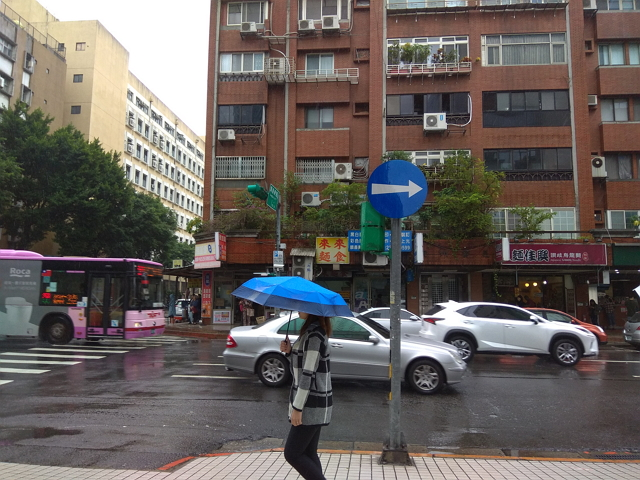
#> input picture _4.python/opencv/opencv_CascadeClassifier/pic_turnR.jpg, 640 x 480 px, given in place of the camera
$ python opencv_CascadeClassifier02a_capture.py
#> lines starting #> are read from the running program, lines starting #| are printed output that depends on the picture
"""

偵測人臉 自動存檔

"""

import os
import cv2

ESC = 27

# 存檔檔名用
index = 1
# 人臉取樣總數
total = 10

target_dir = "images"

# 準備輸出資料夾 若不存在, 則建立
if not os.path.exists(target_dir):
    os.mkdir(target_dir)
    # os.makedirs(target_dir, exist_ok = True)


def saveImage(face_image, index):
    filename = target_dir + "/{:03d}.jpg".format(index)
    cv2.imwrite(filename, face_image)
    print(filename)


# OpenCV 人臉識別分類器
xml_filename = "C:/_git/vcs/_1.data/______test_files1/_material/_face-detection/haarcascades/haarcascade_frontalface_default.xml"
# xml_filename = 'C:/_git/vcs/_1.data/______test_files1/_material/_face-detection/haarcascades/haarcascade_frontalface_alt2.xml'
face_cascade_classifier = cv2.CascadeClassifier(xml_filename)

cap = cv2.VideoCapture(0)
cv2.namedWindow("video", cv2.WINDOW_NORMAL)

cnt = 0
while True:
    ret, frame = cap.read()  # 讀取影像
#> frame is the input picture: shape (480, 640, 3); mean B, G, R 93.4, 96.7, 103.2
    frame = cv2.flip(frame, 1)
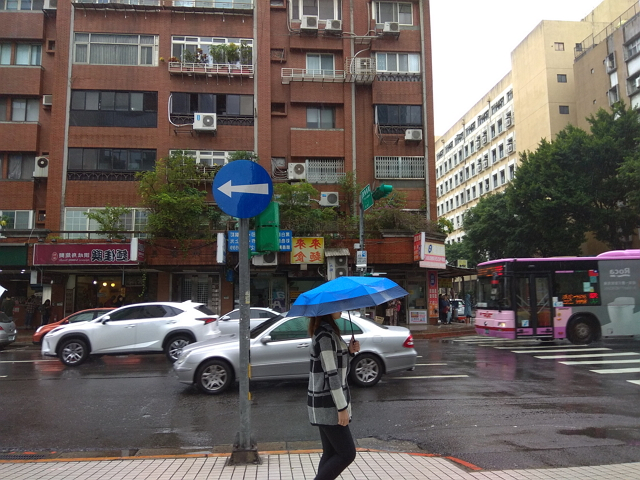
#> frame: shape (480, 640, 3); mean B, G, R 93.4, 96.7, 103.2
    gray = cv2.cvtColor(frame, cv2.COLOR_BGR2GRAY)
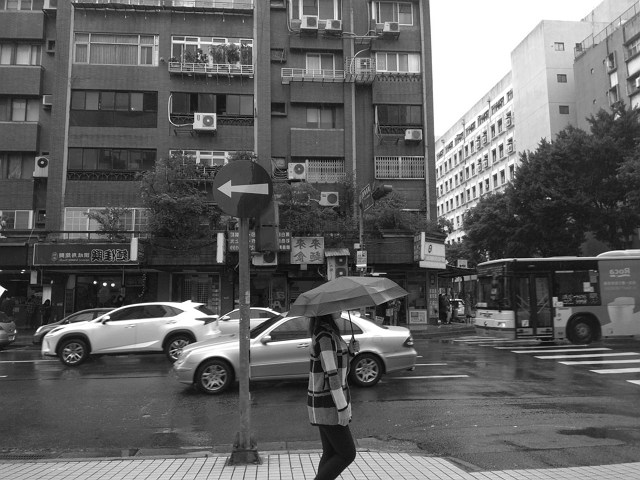
#> gray: shape (480, 640); min 2, max 255, mean 98.3

    if index < total + 1:
        faces = face_cascade_classifier.detectMultiScale(gray, 1.1, 3)
#> faces = ()
        for x, y, w, h in faces:
            frame = cv2.rectangle(frame, (x, y), (x + w, y + h), (0, 255, 0), 3)
            if cnt % 5 == 0:
                face_img = gray[y : y + h, x : x + w]
                face_img = cv2.resize(face_img, (400, 400))  # 調整大小
                saveImage(face_img, index)  # 存圖
                index += 1
                if index == total + 1:
                    print("已存檔", index - 1, "張")
            cnt += 1
#> this loop made 0 passes
#> after the loop, cnt = 0; index = 1

    #### 在while內
    cv2.imshow("video", frame)  # 顯示影像
    if cv2.waitKey(1) == 27:
#> (key Esc is pressed here)
        cv2.destroyAllWindows()
        break

$ run again, on _4.python/opencv/opencv_CascadeClassifier/image.png
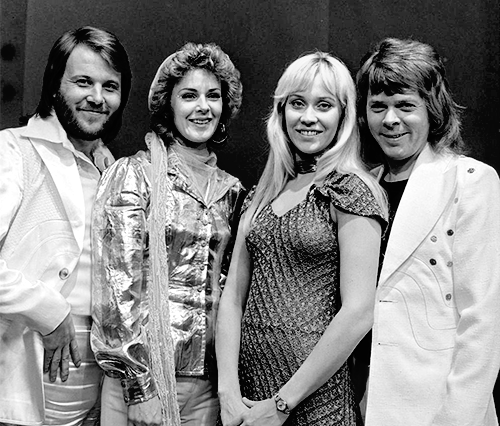
#> input picture _4.python/opencv/opencv_CascadeClassifier/image.png, 500 x 426 px, given in place of the camera
#> frame is the input picture: shape (426, 500, 3); min 0, max 255, mean 130.8
#> faces = [[265, 70, 66, 66], [368, 55, 74, 74], [69, 77, 77, 77], [145, 68, 89, 89]]
#> the loop `for x, y, w, h in faces:` made 4 passes
#> (x, y, w, h, filename in saveImage, index) on pass 1: (265, 70, 66, 66, 'images/001.jpg', 2)
#> (printed output is left out)
#> pass 1, `face_img = cv2.resize(face_img, (400, 400))`:
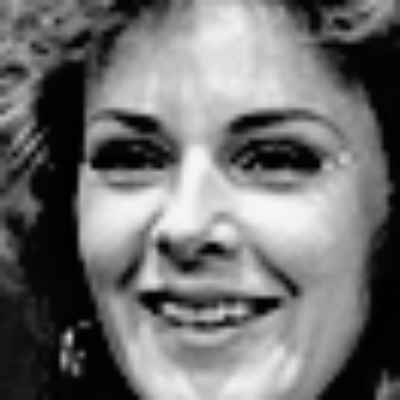
#> face_img: shape (400, 400); min 0, max 248, mean 111.9
#> after the loop `for x, y, w, h in faces:`:
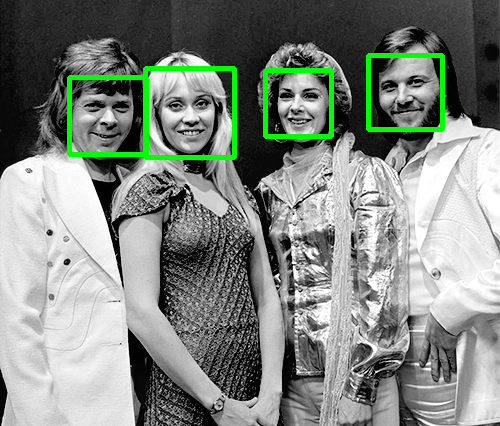
#> frame: shape (426, 500, 3); mean B, G, R 128.6, 135.5, 128.6
#> after the loop `for x, y, w, h in faces:`: cnt = 4; index = 2
